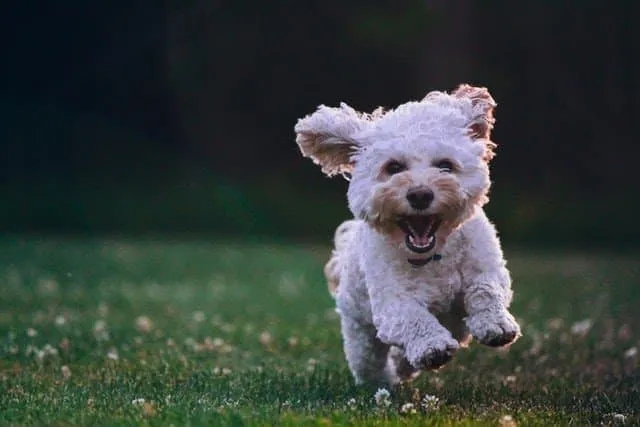
#> input picture Resize, crop, rotate, annotate an image/Annotate an image/test.png, 640 x 427 px
$ python annotate.py
#> lines starting #> are read from the running program, lines starting #| are printed output that depends on the picture; after the words box and inside, x2 and y2 are one past the last pixel; in counts of white or black regions, pixels touching at a corner belong together
import cv2

img = cv2.imread("test.png")
#> img is the input picture: shape (427, 640, 3); mean B, G, R 59.4, 63.3, 55.1
cv2.imshow("Original image", img)
cv2.waitKey()

if img is None:
    raise ImportError("Couldn't read image")

# Draw a line
imgLine = img.copy()
pointA = (200, 80)
pointB = (450, 80)
cv2.line(imgLine, pointA, pointB, (255, 255, 255), thickness=40, lineType=cv2.LINE_AA)
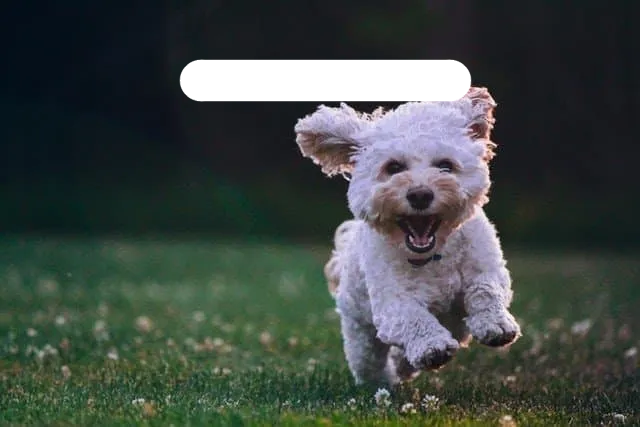
#> imgLine: shape (427, 640, 3); 4.46% of pixels changed, all inside (x1, y1, x2, y2) = (179, 59, 472, 102)
cv2.imshow('Image Line', imgLine)
cv2.waitKey()

# Draw a circle
imgCircle = img.copy()
circle_center = (415, 190)
radius = 50
cv2.circle(imgCircle, circle_center, radius, (255, 0, 0), lineType=cv2.LINE_AA)
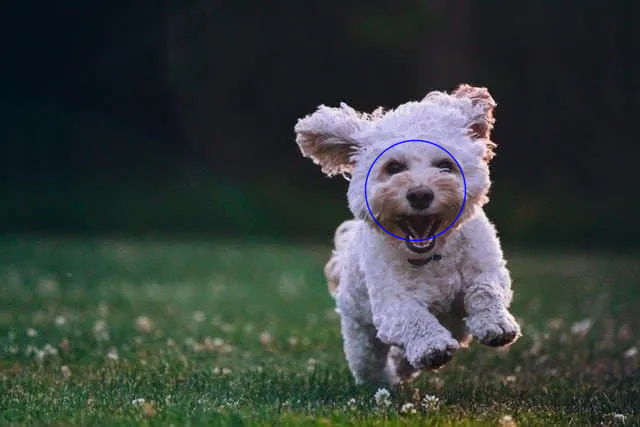
#> imgCircle: shape (427, 640, 3); 0.31% of pixels changed, all inside (x1, y1, x2, y2) = (364, 139, 467, 242)
cv2.imshow("image circle", imgCircle)
cv2.waitKey()

# Draw a filled circle

imgFilled = img.copy()
circle_center = (415, 190)
radius = 55
cv2.circle(imgFilled, circle_center, radius, (255, 30, 0),thickness= -1, lineType=cv2.LINE_8)
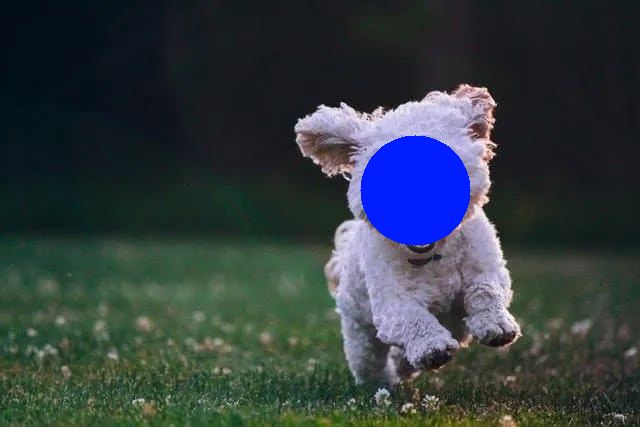
#> imgFilled: shape (427, 640, 3); 3.47% of pixels changed, all inside (x1, y1, x2, y2) = (360, 135, 471, 246)
cv2.imshow("image with filled circle", imgFilled)
cv2.waitKey()

# Draw a rectangle
imgRectangle = img.copy()
sp = (200, 115)
ep = (450, 225)
cv2.rectangle(imgRectangle, sp, ep, (233, 33, 3), thickness= 5, lineType=cv2.LINE_8)
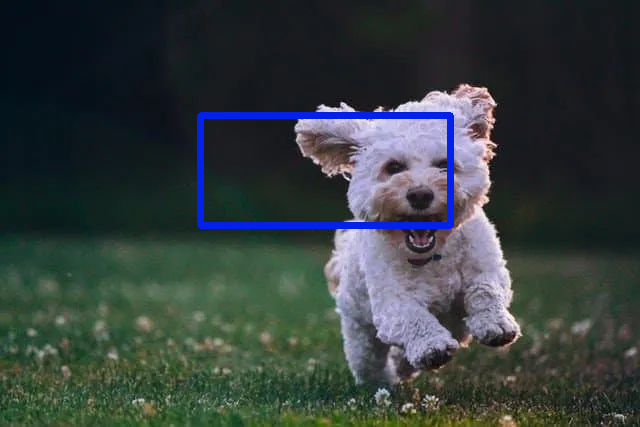
#> imgRectangle: shape (427, 640, 3); 1.84% of pixels changed, all inside (x1, y1, x2, y2) = (197, 112, 454, 229)
cv2.imshow("image with rectagle", imgRectangle)
cv2.waitKey()

# Draw an ellipse
imgEllipse = img.copy()
axis1 = (100, 50)
axis2 = (125, 50)

cv2.ellipse(imgEllipse, circle_center, axis1, 0, 0, 360, (255, 255, 80), thickness=5)
cv2.ellipse(imgEllipse, circle_center, axis2, 60, 0, 360, (255, 0, 80), thickness=5)

cv2.imshow('ellipse image',imgEllipse)
cv2.waitKey(0)

cv2.ellipse(imgEllipse, (120, 200), axis1, 0, 30, 180, (255, 255, 80), thickness=5)
cv2.ellipse(imgEllipse, (110, 200), axis2, 60, 0, 180, (255, 0, 80), thickness=-2)
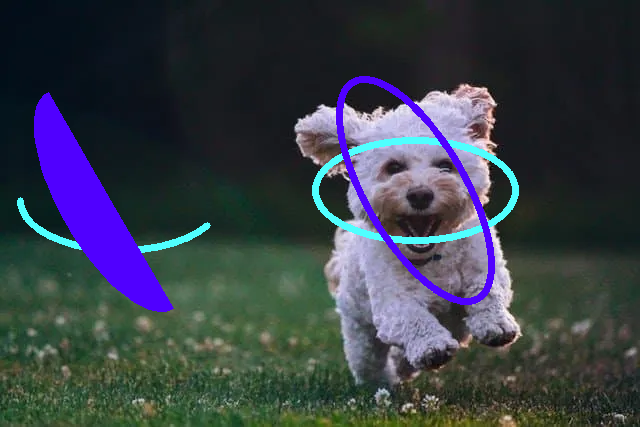
#> imgEllipse: shape (427, 640, 3); mean B, G, R 71.3, 62.3, 56.1

cv2.imshow('half of ellipse image',imgEllipse)
cv2.waitKey(0)

# Putting a text
text = "text for testing"
org = (50, 300)
for i in range(17):
    if i in range(0,8) or i == 16:
        imgText = img.copy()
        cv2.putText(imgText, text, org, fontFace= i, fontScale=i/2, color = (255,2,23))
        cv2.imshow(f"{i} font", imgText)
        cv2.waitKey()
cv2.destroyAllWindows( )
